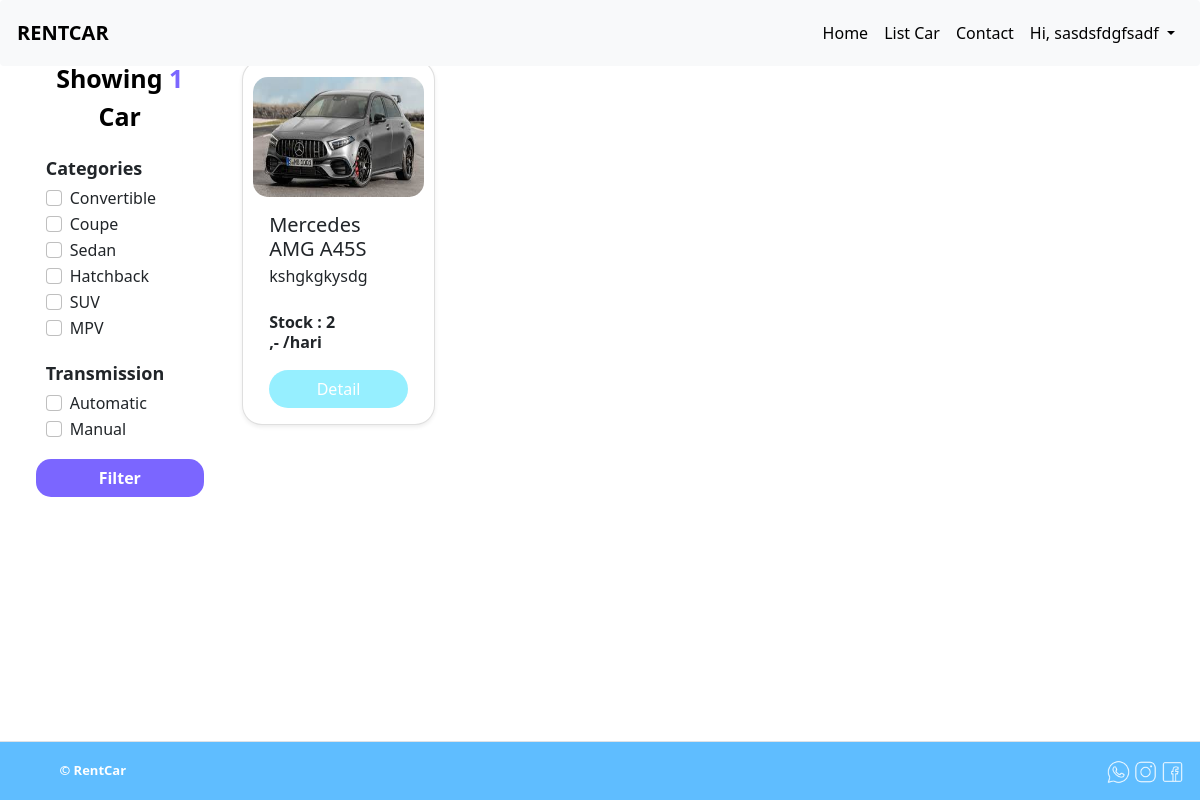
/mobil/list-car/ (signed in), run on the app's committed database.
### user/models.py (models this page shows, shortened)
class User(AbstractUser):
    role_list = (
        (ADMIN, 'Admin'),
        (USER, 'User')
    )
    email = models.EmailField(max_length=255, unique=True)  # Set max_length to 255 and make email unique
    username = models.CharField(max_length=50, unique=True)
    role = models.CharField(max_length=100, choices=role_list, default=USER)
    text_password = models.CharField(max_length=100, blank=True, null=True)
    USERNAME_FIELD = 'username'
    REQUIRED_FIELDS = ['first_name', 'last_name', 'email']

### mobil/models.py (models this page shows, shortened)
class Mobils(models.Model):
    TRANSMISSION = [
        ('Manual', 'Manual'),
        ('Automatic', 'Automatic'),
    ]
    TYPE_CAR = [
        ('Convertible','Convertible'),
        ('Coupe','Coupe'),
        ('Sedan','Sedan'),
        ('Hatchback','Hatchback'),
        ('SUV','SUV'),
        ('MPV','MPV'),
    ]
    name = models.CharField(max_length=100)
    stock = models.PositiveIntegerField()
    image1 = models.ImageField(upload_to="images/")
    image2 = models.ImageField(upload_to="images/")
    image3 = models.ImageField(upload_to="images/")
    pricePerDay = models.IntegerField()
    transmission = models.CharField(max_length=10, choices=TRANSMISSION)
    typeCar = models.CharField(max_length=20, choices=TYPE_CAR)
    description = models.CharField(max_length=150)
    seat = models.CharField(max_length=10)
    created_at = models.DateTimeField(auto_now_add=True)
    updated_at = models.DateTimeField(auto_now=True)

### mobil/views.py (the view)
# urls.py: path('list-car/', views.listCar, name="listCar"),
def listCar(request):
    current_user = request.user
    selected_categories = request.GET.getlist('category')
    selected_transmissions = request.GET.getlist('transmission')
    mobils = Mobils.objects.all()
    if selected_categories:
        mobils = mobils.filter(typeCar__in=selected_categories)
    if selected_transmissions:
        mobils = mobils.filter(transmission__in=selected_transmissions)
    mobils_count = mobils.count()
    for mobil in mobils:
        mobil.pricePerDay = currency(mobil.pricePerDay)
    context = {
        'mobils': mobils,
        'mobils_count': mobils_count,
        'current_user': current_user,
        'categories': ['Convertible', 'Coupe', 'Sedan', 'Hatchback', 'SUV', 'MPV'],  # Add more if necessary
        'selected_categories': selected_categories,
        'selected_transmissions': selected_transmissions
    }
    return render(request, 'user/listCar.html', context)

### utils/currency.py (called while the page is built)
def currency(amount):
    try:
        amount = Decimal(amount)
        return format_currency(amount, 'IDR', locale='id_ID')
    except (InvalidOperation, TypeError, ValueError):
        return "Invalid amount"

### templates/user/listCar.html
{% extends '../base.html' %}
{% load static %}
{% block headers %}
<link href="{% static 'css/user/listCar.css' %}" rel="stylesheet" type="text/css">
{% endblock headers %}
{% block contents %}
{% include '../partials/navbarUser.html' %}
<main class="flex-fill" style="margin-top:5%">
  <div class="row">
    <div class="col-2">
      <form method="GET" id="filterForm">
        <div class="header-filter">Showing <span class="span">{{mobils_count}}</span> Car</div>
        <div class="categories-section">
          <div class="header-category">Categories</div>
          <div class="category-group">
            {% for category in categories %}
            <div class="form-check">
              <input class="form-check-input shadow-none" type="checkbox" name="category" value="{{ category }}" id="flexCheck{{ category }}" {% if category in selected_categories %}checked{% endif %}>
              <label class="form-check-label" for="flexCheck{{ category }}">{{ category }}</label>
            </div>
            {% endfor %}
          </div>
        </div>
        <div class="transmission-section">
          <div class="header-transmission">Transmission</div>
          <div class="transmission-group">
            <div class="form-check">
              <input class="form-check-input shadow-none" type="checkbox" name="transmission" value="Automatic" id="flexCheckAutomatic" {% if "Automatic" in selected_transmissions %}checked{% endif %}>
              <label class="form-check-label" for="flexCheckAutomatic">Automatic</label>
            </div>
            <div class="form-check">
              <input class="form-check-input shadow-none" type="checkbox" name="transmission" value="Manual" id="flexCheckManual" {% if "Manual" in selected_transmissions %}checked{% endif %}>
              <label class="form-check-label" for="flexCheckManual">Manual</label>
            </div>
          </div>
        </div>
        <button type="submit" class="btn button-filter mt-3 shadow-none w-100 mt-3">Filter</button>
      </form>
    </div>
    <div class="col-10">
      <div class="row justify-content-start">
        {% if mobils %}
        {% for mobil in mobils %}
        <div class="card mb-3 shadow-sm" style="width: 21%; margin: 0 5px">
          <img src="{{mobil.image1.url}}" class="card-img-top mt-3" alt="..." style="height: 120px;">
          <div class="card-body">
            <h5 class="card-title">{{mobil.name}}</h5>
            <p class="card-text">{{mobil.description}}</p>
            <div class="card-stock">Stock : {{mobil.stock}}</div>
            <p><b>{{mobil.pricePerDay}},- /hari</b></p>
            <a href="{% url 'mobil:detailCar' mobil_id=mobil.id %}"
              class="btn shadow-none description-button w-100">Detail</a>
          </div>
        </div>
        {% endfor %}
        {% else %}
        <p class="text-center align-middle w-100">not found</p>
        {% endif %}
      </div>
    </div>
  </div>
</main>
<footer class="d-flex flex-wrap justify-content-between align-items-center py-3  border-top w-100">
  <div class="col text-start" style="color: white; font-weight:700; font-size: 13px">
    <a href="" class="mb-3 mb-md-0 text-body-secondary text-decoration-none lh-1">
      <svg class="bi" width="40" height="24">
        <use xlink:href="#bootstrap" />
      </svg>
    </a>
    <span class="mb-3 mb-md-0 text-body-secondary">&copy; RentCar</span>
  </div>
  <div class="col-md-4 text-end mr-3">
    <img src="{% static 'img/wa.png' %}" alt="" width="23px">
    <img src="{% static 'img/instagram.png' %}" alt="" width="23px">
    <img src="{% static 'img/facebook.png' %}" alt="" width="23px">
  </div>
</footer>
{% endblock contents %}

### templates/partials/navbarUser.html (shortened to what this page needs)
<nav class="navbar navbar-expand-lg bg-body-tertiary rounded fixed-top bg-light" aria-label="Thirteenth navbar example">
  <div class="container-fluid">
    <div style="padding: 5px;" class="collapse navbar-collapse d-lg-flex" id="navbarsExample11">
      <a class="navbar-brand col-lg-3 me-0 fw-bold shadow-none" href="{% url 'home' %}">RENTCAR</a>
      <ul class="navbar-nav col-lg-9 justify-content-lg-end" >
        <li class="nav-item">
          <a class="nav-link" aria-current="page" href="{% url 'home' %}">Home</a>
        </li>
        <li class="nav-item">
          <a class="nav-link" href="{% url 'mobil:listCar' %}">List Car</a>
        </li>
        <li class="nav-item">
          <a class="nav-link" href="{% url 'contact' %}">Contact</a>
        </li>
        {% if user.is_authenticated %}
        <li class="nav-item dropdown shadow-none ml-3">
          <a class="nav-link dropdown-toggle " href="#" id="navbarDropdownMenuLink" role="button" data-bs-toggle="dropdown" aria-expanded="false">
            Hi, {{current_user.username}}
          </a>
        </li>
        {% else %}
        <li class="nav-item">
          <a  href="{% url 'user:loginUser' %}" class="btn btn-login shadow-none" type="button">login</a>
        </li>
        {% endif %}
      </ul>
    </div>
  </div>
</nav>

### static/css/base.css (style rules this page uses)
.navbar-brand { color: black !important; font-weight: 600; background-color: transparent; outline: none; }
.navbar-nav .nav-link, .navbar-nav .nav-link:focus, .navbar-nav .nav-item .nav-link, .navbar-nav .nav-item:focus .nav-link { background-color: transparent !important; color: black; outline: none; font-weight: 400; }

### static/css/user/listCar.css (style rules this page uses)
html, body { height: 100%; margin: 0; padding: 0; font-family: 'Segoe UI', 'Tahoma', 'Geneva', 'Verdana', 'sans-serif'; }
body { display: flex; flex-direction: column; }
main { flex: 1 0 auto; margin-right: 1%; margin-left: 1%; }
footer { flex-shrink: 0; background-color: #5FBDFF; width: 100%; text-align: center; padding: 1rem; }
body .row { margin-left: 1%; margin-right: 1%; }
.row .col-2 .header-filter { color: black; font-size: 25px; font-weight: 700; text-align: center; width: 100%; }
.row .col-2 .header-filter span { color: #7B66FF; }
.header-category, .category-group { width: 100%; padding: 0px 10px; }
.header-category { margin-top: 20px; margin-bottom: 4px; font-size: 18px; font-weight: 600; }
.header-transmission, .transmission-group { width: 100%; padding: 0px 10px; }
.header-transmission { margin-top: 20px; margin-bottom: 4px; font-size: 18px; font-weight: 600; }
.form-check-label { font-weight: 500; }
.row .card { border-radius: 20px; padding-left: 10px; padding-right: 10px; }
.row .card img { border-radius: 15px; }
.row .card .card-body .card-text { padding-left: 0px; padding-right: 0px; line-height: 15px; height: 30px; overflow: clip; }
.row .card .card-body .card-stock { padding-left: 0px; padding-right: 0px; line-height: 15px; font-weight: 600; }
.row .card .card-body .description-button { background-color: #96EFFF; color: white; font-weight: 500; border-radius: 20px; }
.col-10 .row { height: 220px; }
.button-filter, .button-filter:active, .button-filter:hover, .button-filter:focus { background-color: #7B66FF; border-radius: 15px; color: white; font-weight: 600; }

### data on the page
User: username "sasdsfdgfsadf"
Mobils: image1 (picture), name "Mercedes AMG A45S", description "kshgkgkysdg", stock "2"

### other printed values
{{ mobils_count }} "1"
{{ category }} "Convertible" "Coupe" "Sedan" "Hatchback" "SUV" "MPV"
